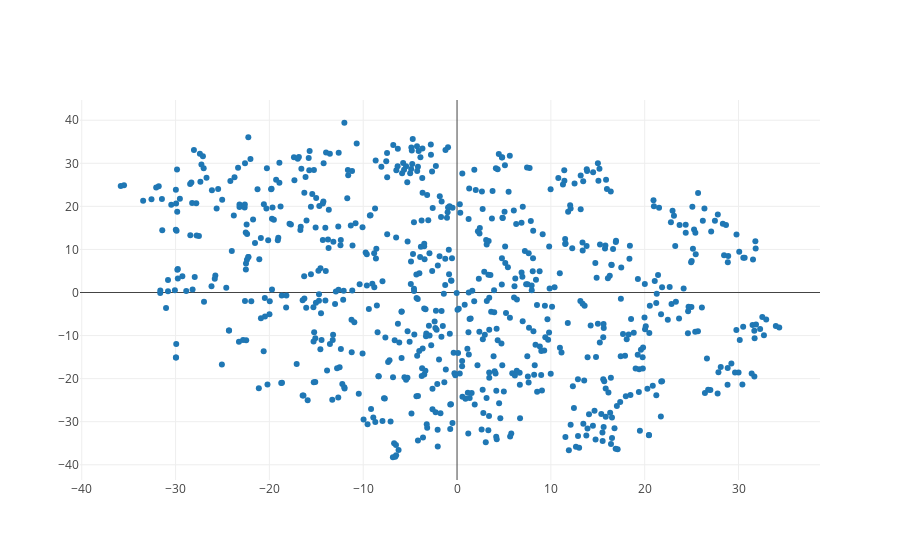

The cell this chart's notebook holds for it:
### Code cell
# Embedded meals description
iplot( fig )

### Figure 1 — Plotly figure (JSON) as saved in the notebook; plotly's stock layout.template omitted (floating-point values rounded to 4 significant figures; data arrays with more than 128 entries replaced by an {"elided": "..."} marker saying what was removed)
{"data": [{"mode": "markers", "text": {"elided": "745 str values"}, "textposition": "top center", "type": "scatter", "uid": "e42402c6-4355-11e9-8c45-720005106f80", "x": {"elided": "745 float values"}, "y": {"elided": "745 float values"}}], "layout": {"showlegend": false}}
